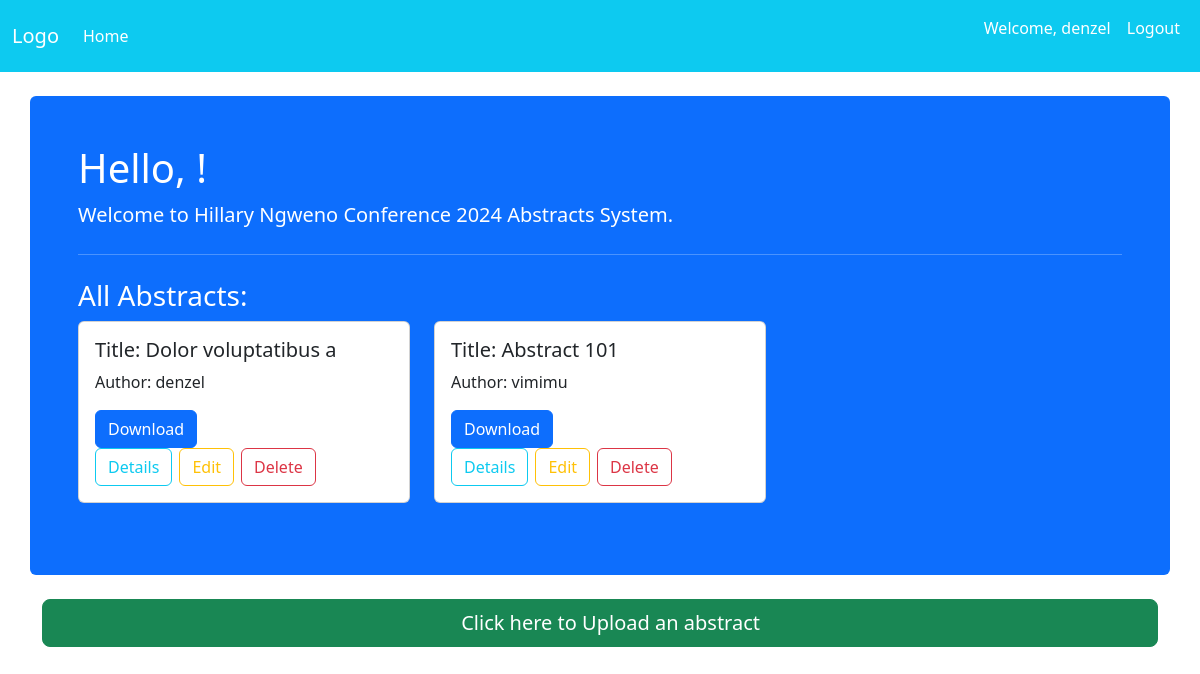
The page / (signed in) on the database as committed earlier.
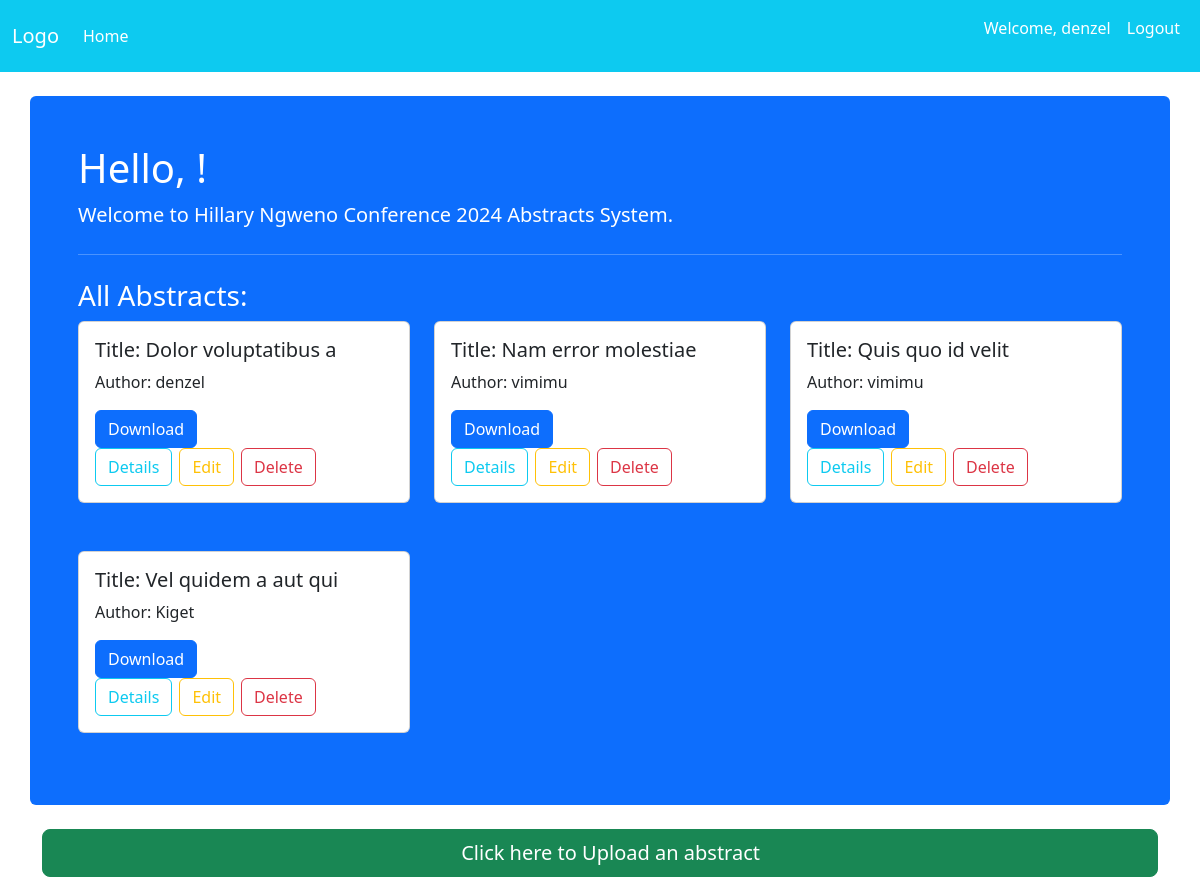
The same page on the database as committed later.
### accounts/models.py (models this page shows)
class CustomUser(AbstractUser):
    username = models.TextField(max_length=25, unique=True)
    email = models.EmailField(max_length=50, unique=True)
    phone = models.CharField(max_length=14)
    def get_full_name(self):
        return "{} {}".format(self.first_name, self.last_name)
    objects = CustomUserManager()

### abstracts/models.py (models this page shows, shortened)
class Abstract(models.Model):
    title = models.CharField(max_length=254)
    description = models.TextField(max_length=254)
    file = models.FileField(upload_to=abstract_file_path, null=True, blank=True)
    author = models.ForeignKey(CustomUser, on_delete=models.CASCADE)
    created_at = models.DateTimeField(auto_now_add=True)
    updated_at = models.DateTimeField(auto_now=True)

### accounts/views.py (the view)
# urls.py: 2. Add a URL to urlpatterns:  path('', views.home, name='home')
def home(request):
    user = request.user
    if user.is_authenticated and not user.is_anonymous:
        if user.is_superuser:
            abstracts = Abstract.objects.all()
        else:
            abstracts = Abstract.objects.filter(author=user)
    else:
        abstracts = Abstract.objects.none()  # To handle the anonymous user error
    context = {
        'user': user,
        'abstracts': abstracts
        }
    return render(request, "index.html", context)

### templates/index.html (shortened to what this page needs)
{% extends 'common/base.html' %}
{% block content %}
    <div class="container p-5 mt-4 bg-primary text-white rounded">
        <div class="jumbotron">
            {% if user.is_authenticated %}
                <h3 class="display-6">Hello, {{ user.get_full_name }}!</h3>
                <p class="lead">Welcome to Hillary Ngweno Conference 2024 Abstracts System.</p>
                {% if user.is_superuser %}
                    <hr class="my-4">
                    <h3>All Abstracts:</h3>
                    <div class="row row-cols-1 row-cols-md-2 row-cols-lg-3 g-4">
                        {% for abstract in abstracts %}
                            <div class="col mb-4">
                                <div class="card">
                                    <div class="card-body text-dark">
                                        <h5 class="card-title">Title: {{ abstract.title }}</h5>
                                        <p class="card-text">Author: {{ abstract.author }}</p>
                                        <a href="{{ abstract.file.url }}" download class="btn btn-primary">Download</a>
                                        <div class="btn-group" role="group" aria-label="Abstract Actions">
                                            <a href="{% url 'abstracts:details' abstract.id %}" class="btn btn-outline-info me-2 rounded">Details</a>
                                            <a href="{% url 'abstracts:edit' abstract.id %}" class="btn btn-outline-warning me-2 rounded">Edit</a>
                                            <a href="{% url 'abstracts:delete' abstract.id %}" class="btn btn-outline-danger rounded">Delete</a>
                                        </div>
                                    </div>
                                </div>
                            </div>
                        {% endfor %}
                    </div>
                {% endif %}
            {% endif %}
        </div>
    </div>
    <br>
    <div class="container text-center d-grid">
        <a href="{% url 'abstracts:upload' %}" class="btn btn-lg btn-success text-white btn-block hop-button">
            Click here to Upload an abstract
        </a>
    </div>
{% endblock %}

### templates/common/base.html (shortened to what this page needs)
{% extends 'common/header.html' %}

### templates/common/header.html (shortened to what this page needs)
<!DOCTYPE html>
<html lang="en">
<head>
    {% load static %}
    {% load bootstrap5 %}
    {% bootstrap_css %}
    <link rel="stylesheet" href="{% static 'static/custom_styles.css' %}">
</head>
<body>
    <header>
        <nav class="navbar navbar-expand-lg navbar-dark bg-info">
            <div class="container-fluid">
                <a class="navbar-brand" href="/">Logo</a>
                <div class="collapse navbar-collapse" id="navbarNav">
                    <ul class="navbar-nav me-auto">
                        <li class="nav-item">
                            <a class="nav-link text-white" href="/">Home</a>
                        </li>
                    </ul>
                    <ul class="navbar-nav ms-auto">
                        {% if user.is_authenticated %}
                            <li class="nav-item">
                                <p class="nav-link text-white">Welcome, {{ user.username }}</p>
                            </li>
                            <li class="nav-item">
                                <a class="nav-link text-white" href="{% url 'accounts:logout' %}">Logout</a>
                            </li>
                        {% endif %}
                    </ul>
                </div>
            </div>
        </nav>
    </header>
    <div class="container-fluid">
        {% block content %}{% endblock %}
    </div>
</body>
</html>

### static/custom_styles.css (style rules this page uses)
.text-white { color: white !important; }

### templates/index.html (style rules this page uses)
.hop-button { animation: hop 2s infinite; }

Rows that differ between the two databases and show on the page:
removed Abstract: title "Abstract 101", author "vimimu"
added Abstract: title "Nam error molestiae", author "vimimu"
added Abstract: title "Quis quo id velit", author "vimimu"
added Abstract: title "Vel quidem a aut qui", author "Kiget"
